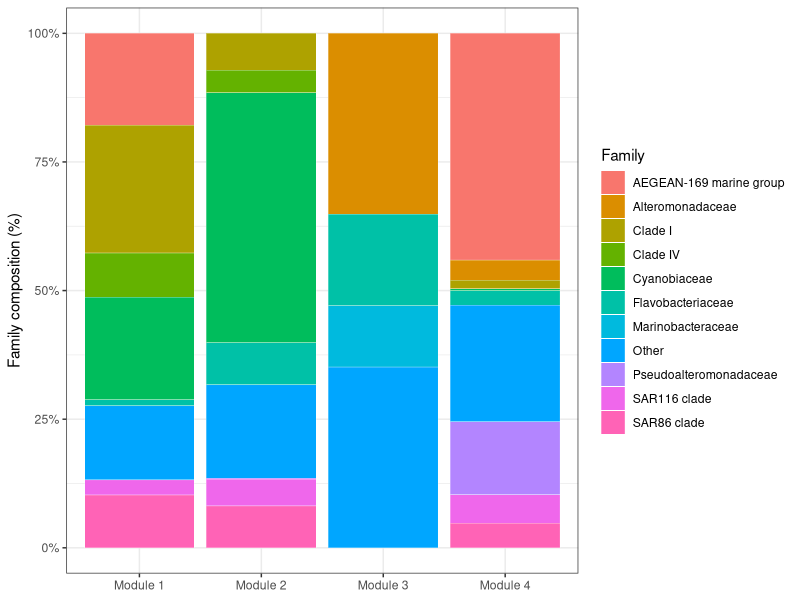

The R source for this figure:
## Figure S7 - module taxonomy

library(readr)
library(dplyr)
library(ggplot2)
library(scales)


### Fig S7 taxonomy main modules

tax_family <- read_csv(
  "output/raw_tables/main_module_taxonomy_composition_all_ranks.csv",
  show_col_types = FALSE
) |>
  filter(Rank == "Family", Module %in% 1:4)

top_families <- tax_family |>
  group_by(Taxon) |>
  summarise(total = sum(Percent_abundance_within_module), .groups = "drop") |>
  slice_max(total, n = 10) |>
  pull(Taxon)

tax_family <- tax_family |>
  mutate(Family = ifelse(Taxon %in% top_families, Taxon, "Other")) |>
  group_by(Module, Family) |>
  summarise(percent = sum(Percent_abundance_within_module), .groups = "drop")

ggplot(tax_family, aes(paste0("Module ", Module), percent, fill = Family)) +
  geom_col(color = "white", linewidth = 0.1) +
  scale_y_continuous(labels = function(x) paste0(x, "%")) +
  labs(x = NULL, y = "Family composition (%)") +
  theme_bw()
